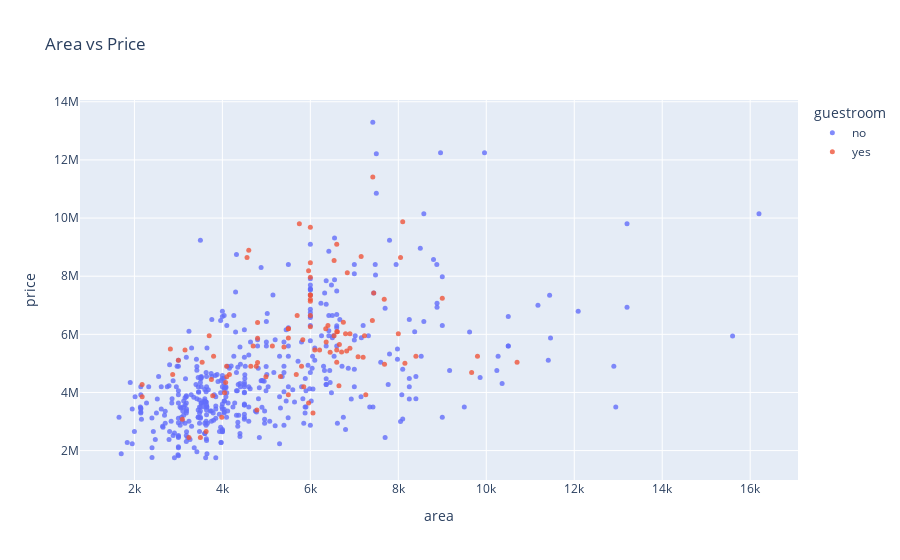

Notebook code for this chart:
### Code cell
fig = px.scatter(housing_df, x='area', y='price', color='guestroom', opacity=0.8, title='Area vs Price')
fig.update_traces(marker=dict(size=5)) 
fig.show()

### Figure 1 — Plotly figure (JSON) as saved in the notebook; plotly's stock layout.template omitted (floating-point values rounded to 4 significant figures; data arrays with more than 128 entries replaced by an {"elided": "..."} marker saying what was removed)
{"data": [{"hovertemplate": "guestroom=no<br>area=%{x}<br>price=%{y}<extra></extra>", "legendgroup": "no", "marker": {"color": "#636efa", "opacity": 0.8, "size": 5, "symbol": "circle"}, "mode": "markers", "name": "no", "orientation": "v", "showlegend": true, "type": "scatter", "x": {"elided": "448 int values"}, "xaxis": "x", "y": {"elided": "448 int values"}, "yaxis": "y"}, {"hovertemplate": "guestroom=yes<br>area=%{x}<br>price=%{y}<extra></extra>", "legendgroup": "yes", "marker": {"color": "#EF553B", "opacity": 0.8, "size": 5, "symbol": "circle"}, "mode": "markers", "name": "yes", "orientation": "v", "showlegend": true, "type": "scatter", "x": [7420, 8100, 5750, 6000, 6600, 4600, 7155, 8050, 4560, 6540, 6000, 5960, 6840, 6000, 7440, 6000, 6000, 9000, 7680, 6000, 6000, 5700, 6000, 7410, 6750, 4800, 6400, 6000, 5500, 6350, 5500, 6615, 6600, 6800, 8000, 6900, 3700, 6540, 7231, 5500, 4800, 5828, 6360, 6660, 4700, 5136, 5400, 6900, 2817, 3150, 6210, 6100, 6600, 6825, 6710, 6450, 8400, 3800, 9800, 7085, 7200, 3000, 3540, 10700, 6600, 4800, 8150, 7686, 4095, 4770, 5800, 4646, 9667, 4160, 5680, 2870, 5320, 4100, 4990, 3750, 4075, 2175, 6650, 5850, 4050, 7260, 5500, 3780, 2176, 5960, 4785, 6060, 3986, 3090, 3630, 3240, 3500], "xaxis": "x", "y": [11410000, 9870000, 9800000, 9681000, 9100000, 8890000, 8680000, 8645000, 8645000, 8540000, 8463000, 8190000, 8120000, 7962500, 7420000, 7350000, 7350000, 7245000, 7210000, 7210000, 7140000, 6650000, 6650000, 6475000, 6419000, 6405000, 6300000, 6265000, 6195000, 6195000, 6195000, 6090000, 6090000, 6020000, 6020000, 6020000, 5950000, 5950000, 5950000, 5873000, 5866000, 5810000, 5740000, 5652500, 5600000, 5600000, 5565000, 5523000, 5495000, 5460000, 5460000, 5460000, 5460000, 5425000, 5390000, 5383000, 5250000, 5250000, 5250000, 5229000, 5215000, 5110000, 5040000, 5040000, 5040000, 5033000, 5005000, 4970000, 4900000, 4900000, 4900000, 4900000, 4690000, 4620000, 4620000, 4620000, 4550000, 4543000, 4543000, 4445000, 4340000, 4270000, 4235000, 4200000, 3990000, 3920000, 3920000, 3885000, 3850000, 3640000, 3395000, 3290000, 3150000, 3080000, 2660000, 2450000, 2450000], "yaxis": "y"}], "layout": {"legend": {"title": {"text": "guestroom"}, "tracegroupgap": 0}, "title": {"text": "Area vs Price"}, "xaxis": {"anchor": "y", "domain": [0, 1], "title": {"text": "area"}}, "yaxis": {"anchor": "x", "domain": [0, 1], "title": {"text": "price"}}}}
